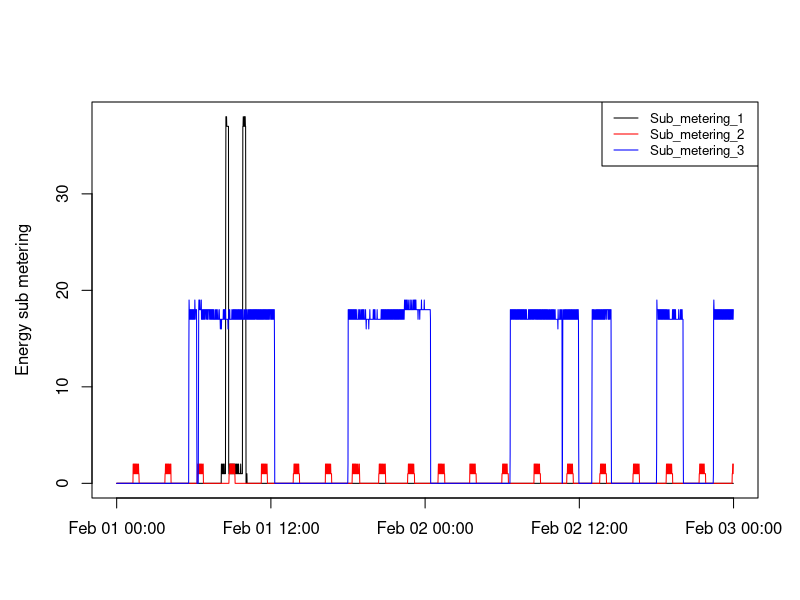

Here is the R script that generated this plot:
#
# R program file plot3.R
#
# Data file "household_power_consumption_cleaned.txt",
# as generated by Cleaning_HPC.R,
# must be located in the same directory
#
# This program reads
#   "household_power_consumption_cleaned.txt"
# and produces the 3rd plot
#
# read...
hpc<-read.csv("household_power_consumption_cleaned.txt",stringsAsFactors = FALSE)
hpc$datetime <- strptime(hpc$datetime,"%Y-%m-%d %T")    ## date needs to be converted to POSIXlt
# ... draw
par(mfrow = c(1,1), oma = c(0, 0.5, 1, 0))
plot(hpc$datetime,hpc$Sub_metering_1,type = "n", ylab = "Energy sub metering", xlab ="")
lines(hpc$datetime,hpc$Sub_metering_1, col = "black")
lines(hpc$datetime,hpc$Sub_metering_2, col = "red")
lines(hpc$datetime,hpc$Sub_metering_3, col = "blue")
legend("topright", lty = 1, col = c("black", "red", "blue"), 
       legend = sapply(colnames(hpc)[6:8], function(x) paste(x," ")), cex=0.8)
# ... copy to file
dev.copy(png, file = "plot3.png") ## 480 is the default anyway
# close it
dev.off()











